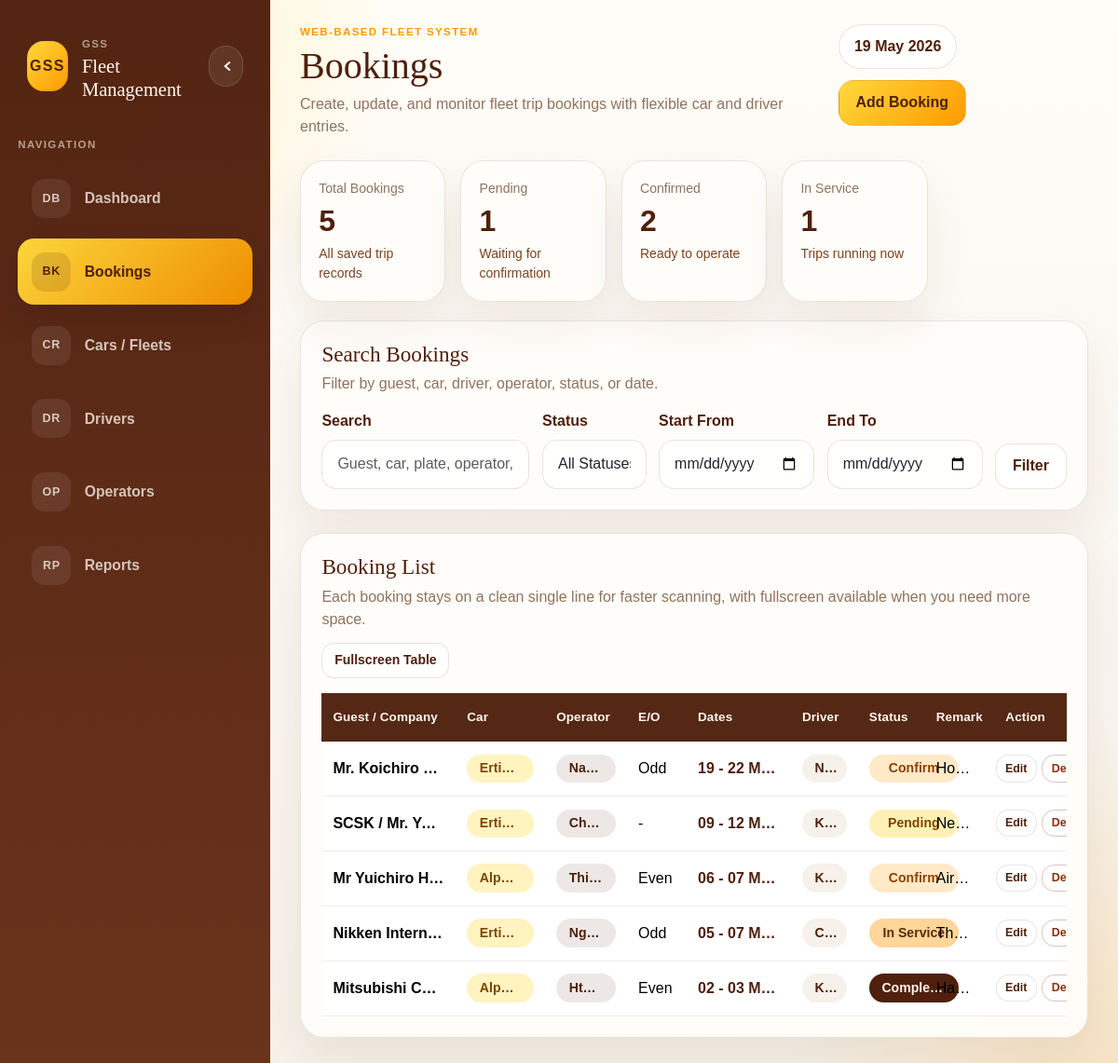
The page /bookings.php on the database its author committed.
### tables this page shows
CREATE TABLE bookings (
    id INT UNSIGNED AUTO_INCREMENT PRIMARY KEY,
    guest_company_name VARCHAR(255) NOT NULL,
    car_id INT UNSIGNED NULL,
    custom_car_name VARCHAR(255) NULL,
    driver_id INT UNSIGNED NULL,
    custom_driver_name VARCHAR(255) NULL,
    operator_id INT UNSIGNED NULL,
    operator_name VARCHAR(150) NOT NULL,
    even_odd ENUM('Even', 'Odd') NULL,
    start_date DATE NOT NULL,
    end_date DATE NOT NULL,
    status ENUM('Pending', 'Confirm', 'In Service', 'Completed', 'Cancelled') NOT NULL DEFAULT 'Pending',
    remark TEXT NULL,
    created_at TIMESTAMP DEFAULT CURRENT_TIMESTAMP,
    updated_at TIMESTAMP DEFAULT CURRENT_TIMESTAMP ON UPDATE CURRENT_TIMESTAMP,
    CONSTRAINT fk_bookings_car FOREIGN KEY (car_id) REFERENCES cars(id) ON UPDATE CASCADE ON DELETE RESTRICT,
    CONSTRAINT fk_bookings_driver FOREIGN KEY (driver_id) REFERENCES drivers(id) ON UPDATE CASCADE ON DELETE RESTRICT,
    CONSTRAINT fk_bookings_operator FOREIGN KEY (operator_id) REFERENCES operators(id) ON UPDATE CASCADE ON DELETE RESTRICT
);

CREATE TABLE cars (
    id INT UNSIGNED AUTO_INCREMENT PRIMARY KEY,
    car_type VARCHAR(100) NOT NULL,
    plate_no VARCHAR(50) NOT NULL UNIQUE,
    model_name VARCHAR(100) NOT NULL,
    seat_capacity TINYINT UNSIGNED NOT NULL DEFAULT 4,
    availability_status ENUM('Available', 'Assigned', 'Maintenance', 'Inactive') NOT NULL DEFAULT 'Available',
    note TEXT NULL,
    created_at TIMESTAMP DEFAULT CURRENT_TIMESTAMP,
    updated_at TIMESTAMP DEFAULT CURRENT_TIMESTAMP ON UPDATE CURRENT_TIMESTAMP
);

CREATE TABLE operators (
    id INT UNSIGNED AUTO_INCREMENT PRIMARY KEY,
    full_name VARCHAR(150) NOT NULL UNIQUE,
    phone_number VARCHAR(30) NULL,
    operator_status ENUM('Active', 'Inactive') NOT NULL DEFAULT 'Active',
    note TEXT NULL,
    created_at TIMESTAMP DEFAULT CURRENT_TIMESTAMP,
    updated_at TIMESTAMP DEFAULT CURRENT_TIMESTAMP ON UPDATE CURRENT_TIMESTAMP
);

### includes/helpers.php (called while the page is built, shortened)
<?php
function e(?string $value): string
{
    return htmlspecialchars((string) $value, ENT_QUOTES, 'UTF-8');
}
function format_compact_date_range(?string $startDate, ?string $endDate): string
{
    $startTimestamp = $startDate !== null && $startDate !== '' ? strtotime($startDate) : false;
    $endTimestamp = $endDate !== null && $endDate !== '' ? strtotime($endDate) : false;
    if (date('Y-m', $startTimestamp) === date('Y-m', $endTimestamp)) {
        return date('d', $startTimestamp) . ' - ' . date('d M Y', $endTimestamp);
    }
    return date('d M Y', $startTimestamp) . ' - ' . date('d M Y', $endTimestamp);
}
function status_badge_class(string $status): string
{
    return match (strtolower($status)) {
        'confirm' => 'status-confirm',
        'in service' => 'status-service',
        'completed' => 'status-completed',
        'cancelled' => 'status-cancelled',
        default => 'status-pending',
    };
}
function booking_car_display(array $booking): string
{
    $customCarName = trim((string) ($booking['custom_car_name'] ?? ''));
    $parts = array_values(array_filter([
        trim((string) ($booking['car_type'] ?? '')),
        trim((string) ($booking['plate_no'] ?? '')),
    ], static fn (?string $value): bool => $value !== null && $value !== ''));
    return $parts === [] ? '-' : implode(' | ', $parts);
}
function booking_driver_display(array $booking): string
{
    $customDriverName = trim((string) ($booking['custom_driver_name'] ?? ''));
    $driverName = trim((string) ($booking['driver_name'] ?? ''));
    return $driverName !== '' ? $driverName : '-';
}
function booking_operator_display(array $booking): string
{
    $operatorName = trim((string) ($booking['operator_full_name'] ?? $booking['operator_name'] ?? ''));
    return $operatorName !== '' ? $operatorName : '-';
}

### bookings.php (the view, shortened to what this page needs)
<?php
require_once __DIR__ . '/includes/bootstrap.php';
$pageActions = '<a class="btn btn-accent" href="create.php">Add Booking</a>';
$filters = [
    'search' => trim((string) ($_GET['search'] ?? '')),
    'status' => trim((string) ($_GET['status'] ?? '')),
    'date_from' => trim((string) ($_GET['date_from'] ?? '')),
    'date_to' => trim((string) ($_GET['date_to'] ?? '')),
];
$bookings = [];
$stats = [
    'total' => 0,
    'pending' => 0,
    'confirmed' => 0,
    'in_service' => 0,
];
if ($db instanceof mysqli) {
    $sql = "SELECT
                b.id,
                b.guest_company_name,
                b.operator_id,
                b.operator_name,
                b.even_odd,
                b.custom_car_name,
                b.custom_driver_name,
                b.start_date,
                b.end_date,
                b.status,
                b.remark,
                c.car_type,
                c.plate_no,
                d.full_name AS driver_name,
                o.full_name AS operator_full_name
            FROM bookings AS b
            LEFT JOIN cars AS c ON c.id = b.car_id
            LEFT JOIN drivers AS d ON d.id = b.driver_id
            LEFT JOIN operators AS o ON o.id = b.operator_id";
    $sql .= ' ORDER BY b.start_date DESC, b.id DESC';
    $statement = $db->prepare($sql);
    if ($statement instanceof mysqli_stmt) {
        $statement->execute();
        $result = $statement->get_result();
        while ($row = $result->fetch_assoc()) {
            $bookings[] = $row;
        }
    }
    $statsResult = $db->query(
        "SELECT
            COUNT(*) AS total,
            SUM(status = 'Pending') AS pending,
            SUM(status = 'Confirm') AS confirmed,
            SUM(status = 'In Service') AS in_service
         FROM bookings"
    );
    if ($statsResult instanceof mysqli_result) {
        $stats = array_merge($stats, $statsResult->fetch_assoc() ?: []);
    }
}
require __DIR__ . '/includes/header.php';
?>
<section class="overview-grid">
    <div class="card-shell overview-card">
        <span>Total Bookings</span>
        <strong><?= e((string) ($stats['total'] ?? 0)) ?></strong>
        <small>All saved trip records</small>
    </div>
    <div class="card-shell overview-card">
        <span>Pending</span>
        <strong><?= e((string) ($stats['pending'] ?? 0)) ?></strong>
        <small>Waiting for confirmation</small>
    </div>
    <div class="card-shell overview-card">
        <span>Confirmed</span>
        <strong><?= e((string) ($stats['confirmed'] ?? 0)) ?></strong>
        <small>Ready to operate</small>
    </div>
    <div class="card-shell overview-card">
        <span>In Service</span>
        <strong><?= e((string) ($stats['in_service'] ?? 0)) ?></strong>
        <small>Trips running now</small>
    </div>
</section>
<section class="card-shell section-card mb-4">
    <div class="section-title">
        <div>
            <h2>Search Bookings</h2>
            <p>Filter by guest, car, driver, operator, status, or date.</p>
        </div>
    </div>
    <form method="get" class="filter-grid">
        <div>
            <label for="search" class="form-label">Search</label>
            <input type="text" class="form-control" id="search" name="search" value="<?= e($filters['search']) ?>" placeholder="Guest, car, plate, operator, driver">
        </div>
        <div>
            <label for="status" class="form-label">Status</label>
            <select class="form-select" id="status" name="status">
                <option value="">All Statuses</option>
            </select>
        </div>
        <div>
            <label for="date_from" class="form-label">Start From</label>
            <input type="date" class="form-control" id="date_from" name="date_from" value="<?= e($filters['date_from']) ?>">
        </div>
        <div>
            <label for="date_to" class="form-label">End To</label>
            <input type="date" class="form-control" id="date_to" name="date_to" value="<?= e($filters['date_to']) ?>">
        </div>
        <div class="d-grid align-self-end">
            <button type="submit" class="btn btn-shell">Filter</button>
        </div>
    </form>
</section>
<section class="card-shell section-card">
    <div class="section-title">
        <div>
            <h2>Booking List</h2>
            <p>Each booking stays on a clean single line for faster scanning, with fullscreen available when you need more space.</p>
        </div>
        <button type="button" class="btn btn-shell btn-sm" data-fullscreen-target="bookingsTablePanel">Fullscreen Table</button>
    </div>
    <div class="table-panel" id="bookingsTablePanel">
        <div class="table-responsive table-full-content">
            <table class="table data-table booking-list-table">
            <thead>
                <tr>
                    <th>Guest / Company</th>
                    <th>Car</th>
                    <th>Operator</th>
                    <th>E/O</th>
                    <th>Dates</th>
                    <th>Driver</th>
                    <th>Status</th>
                    <th>Remark</th>
                    <th class="text-center">Action</th>
                </tr>
            </thead>
            <tbody>
                <?php if ($bookings === []): ?>
                    <tr>
                        <td colspan="9" class="text-center py-5 text-muted-soft">No bookings found.</td>
                    </tr>
                <?php else: ?>
                    <?php foreach ($bookings as $booking): ?>
                        <?php
                        $guestName = $booking['guest_company_name'];
                        $carDisplay = booking_car_display($booking);
                        $operatorDisplay = booking_operator_display($booking);
                        $driverDisplay = booking_driver_display($booking);
                        $dateRange = format_compact_date_range($booking['start_date'], $booking['end_date']);
                        $remarkText = $booking['remark'] ?: '-';
                        ?>
                        <tr>
                            <td title="<?= e($guestName) ?>">
                                <span class="booking-row-text fw-semibold"><?= e($guestName) ?></span>
                            </td>
                            <td>
                                <span class="table-pill car-pill" title="<?= e($carDisplay) ?>"><?= e($carDisplay) ?></span>
                            </td>
                            <td>
                                <span class="table-pill operator-pill" title="<?= e($operatorDisplay) ?>"><?= e($operatorDisplay) ?></span>
                            </td>
                            <td title="<?= e($booking['even_odd'] ?: '-') ?>">
                                <span class="booking-row-text"><?= e($booking['even_odd'] ?: '-') ?></span>
                            </td>
                            <td title="<?= e($dateRange) ?>">
                                <span class="booking-date-range"><?= e($dateRange) ?></span>
                            </td>
                            <td>
                                <span class="table-pill driver-pill" title="<?= e($driverDisplay) ?>"><?= e($driverDisplay) ?></span>
                            </td>
                            <td>
                                <span class="status-pill <?= e(status_badge_class($booking['status'])) ?>" title="<?= e($booking['status']) ?>"><?= e($booking['status']) ?></span>
                            </td>
                            <td class="remark-cell" title="<?= e($remarkText) ?>">
                                <span class="booking-row-text"><?= e($remarkText) ?></span>
                            </td>
                            <td class="text-center">
                                <div class="table-actions">
                                    <a class="btn btn-sm btn-shell" href="edit.php?id=<?= e((string) $booking['id']) ?>">Edit</a>
                                    <form method="post" action="delete.php?id=<?= e((string) $booking['id']) ?>" onsubmit="return confirm('Delete this booking?');">
                                        <button type="submit" class="btn btn-sm btn-outline-danger">Delete</button>
                                    </form>
                                </div>
                            </td>
                        </tr>
                    <?php endforeach; ?>
                <?php endif; ?>
            </tbody>
        </table>
        </div>
    </div>
</section>
<?php require __DIR__ . '/includes/footer.php'; ?>

### rows shown on the page
bookings: guest_company_name "Mr. Koichiro…", car.plate_no "Erti…", operator.full_name "Na…", even_odd "Odd", dateRange "19 - 22 M…", status "Confirm", remark "Ho…"
bookings: guest_company_name "SCSK / Mr. Y…", car.plate_no "Erti…", operator.full_name "Ch…", even_odd "-", dateRange "09 - 12 M…", status "Pending", remark "Ne…"
bookings: guest_company_name "Mr Yuichiro H…", car.plate_no "Alp…", operator.full_name "Thi…", even_odd "Even", dateRange "06 - 07 M…", status "Confirm", remark "Air…"
bookings: guest_company_name "Nikken Intern…", car.plate_no "Erti…", operator.full_name "Ng…", even_odd "Odd", dateRange "05 - 07 M…", status "In Service", remark "Th…"
bookings: guest_company_name "Mitsubishi C…", car.plate_no "Alp…", operator.full_name "Hte…", even_odd "Even", dateRange "02 - 03 M…", status "Comple…", remark "Ha…"

### other values the page prints
$item['icon'] "DB"
$item['label'] "Dashboard"
$item['icon'] "BK"
$item['label'] "Bookings"
$item['icon'] "CR"
$item['label'] "Cars / Fleets"
$item['icon'] "DR"
$item['label'] "Drivers"
$item['icon'] "OP"
$item['label'] "Operators"
$item['icon'] "RP"
$item['label'] "Reports"
$pageTitle "Bookings"
$pageSummary "Create, update, and monitor fleet trip bookings with flexible car and driver entries."
$stats['total'] "5"
